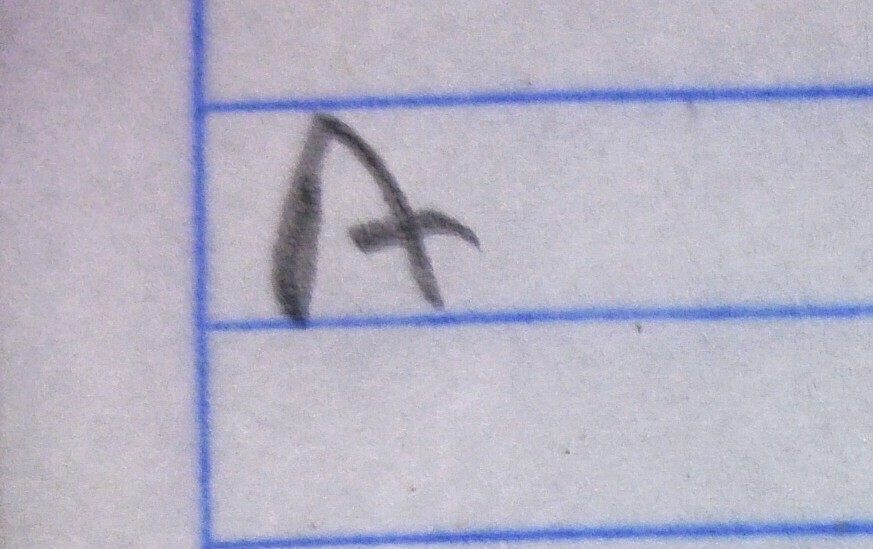
#> input picture frontend/samples/A_mayuscula.jpeg, 873 x 549 px; its folder holds only this picture in this run
$ python -i visualizer.py   (imports and definitions only)
#> lines starting #> are read from the running program, lines starting #| are printed output that depends on the picture
#> further down, picture is the input picture: shape (549, 873, 3); mean B, G, R 197.3, 179.6, 182.1
"""
app/utils/visualizer.py  (v4.2)
================================

Genera imágenes de visualización para la UI:
  - "Tu trazo": imagen limpia del carácter escrito por el alumno
  - "Comparación": overlay de plantilla vs alumno con colores

CAMBIOS v4.2 vs v4.1:
  - build_raw_crop_image() corregido: NO usa la máscara del normalizer
    (que puede ser puro ruido en fotos reales). En su lugar:
    1. Prefiere el display_crop (de image_cleaner, limpio)
    2. Fallback al raw_crop_bgr (original de YOLO)
    3. Solo usa la máscara como último recurso

  - Nuevo parámetro display_crop en build_raw_crop_image()

  - _ensure_visible_on_white: convierte cualquier imagen para que el
    trazo sea visible sobre fondo blanco (invierte si es necesario)
"""

import base64
import io

import cv2
import matplotlib.pyplot as plt
import matplotlib.patches as mpatches
import numpy as np

from app.core.config import TARGET_SHAPE, TARGET_SIZE


# =============================================================================
# Parámetros de visualización
# =============================================================================

VIZ_OUTPUT_PX  = 512
VIZ_DPI        = 100
VIZ_BLUR_K     = (3, 3)
VIZ_BLUR_SIGMA = 0.6

COLOR_GUIDE     = (0,  200,  80)   # Verde BGR — plantilla
COLOR_STUDENT   = (50,  60, 244)   # Rojo  BGR — alumno
COLOR_MATCH     = (0,  214, 255)   # Amarillo — coincidencia

COLOR_GUIDE_MPL    = (0.0,  0.78, 0.32)
COLOR_STUDENT_MPL  = (0.96, 0.16, 0.16)
COLOR_MATCH_MPL    = (1.0,  0.84, 0.0)


# =============================================================================
# Utilidades internas — Limpieza de esqueleto
# =============================================================================

# [122 lines left out: functions _clean_small_fragments, _centroid, _align_by_centroid, _adaptive_dilate_k, _build_overlay_np, not called in this run]


# =============================================================================
# Utilidades internas — "Tu trazo"
# =============================================================================

def _ensure_visible_on_white(
    img: np.ndarray,
    target_size: int = TARGET_SIZE,
) -> np.ndarray:
    """
    Toma cualquier imagen (BGR, grayscale, cualquier fondo) y la convierte
    a una imagen BGR con trazo OSCURO sobre fondo BLANCO, centrada en un
    canvas cuadrado.

    Esto normaliza la apariencia para la UI independientemente de si la
    fuente es un crop de foto, un display_crop limpio, o un grayscale.

    Args:
        img: imagen de entrada (BGR o grayscale)
        target_size: tamaño del canvas cuadrado de salida

    Returns:
        BGR uint8 (target_size, target_size, 3) fondo blanco, trazo oscuro
    """
#> called with target_size = 128
    ts = target_size

    if img is None or img.size == 0:
        return np.full((ts, ts, 3), 255, dtype=np.uint8)

    # Convertir a grayscale para análisis
    if len(img.shape) == 3 and img.shape[2] >= 3:
        gray = cv2.cvtColor(img, cv2.COLOR_BGR2GRAY)
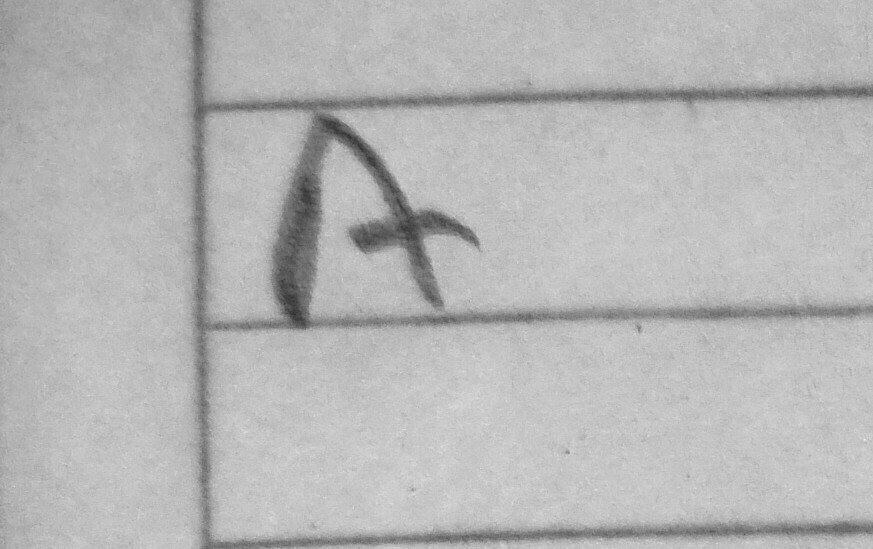
#> gray: shape (549, 873); min 46, max 237, mean 182.4
        src_bgr = img if img.shape[2] == 3 else cv2.cvtColor(img, cv2.COLOR_BGRA2BGR)
    elif len(img.shape) == 2:
        gray = img
        src_bgr = cv2.cvtColor(img, cv2.COLOR_GRAY2BGR)
    elif len(img.shape) == 3 and img.shape[2] == 1:
        gray = img[:, :, 0]
        src_bgr = cv2.cvtColor(gray, cv2.COLOR_GRAY2BGR)
    else:
        return np.full((ts, ts, 3), 255, dtype=np.uint8)

    # Verificar que hay contraste suficiente
    img_std = float(gray.std())
#> img_std = 21.75
    if img_std < 8:
        # Sin contraste → probablemente imagen vacía o uniforme
        return np.full((ts, ts, 3), 255, dtype=np.uint8)

    # Determinar si necesitamos invertir (queremos fondo claro, trazo oscuro)
    mean_val = float(gray.mean())
#> mean_val = 182.4
    border_vals = np.concatenate([
        gray[0, :].ravel(), gray[-1, :].ravel(),
        gray[:, 0].ravel(), gray[:, -1].ravel()
    ])
#> border_vals = 2844 values, max 210 at index 2758, min 106 at index 2822, mean 180.1
    border_mean = float(border_vals.mean())
#> border_mean = 180.1

    # Si el fondo (bordes) es oscuro → invertir
    if border_mean < 100 and mean_val < 128:
        src_bgr = cv2.bitwise_not(src_bgr)

    # Resize preservando aspect ratio
    h, w = src_bgr.shape[:2]
#> h = 549; w = 873
    if h == 0 or w == 0:
        return np.full((ts, ts, 3), 255, dtype=np.uint8)

    scale   = ts / max(h, w)
#> scale = 0.147
    new_w   = max(1, int(w * scale))
#> new_w = 128
    new_h   = max(1, int(h * scale))
#> new_h = 80
    interp  = cv2.INTER_AREA if scale < 1.0 else cv2.INTER_LINEAR
#> interp = 3
    resized = cv2.resize(src_bgr, (new_w, new_h), interpolation=interp)
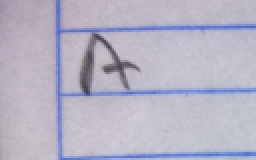
#> resized: shape (80, 128, 3) (shown 2 times larger); mean B, G, R 197.3, 179.6, 182.1

    # Canvas blanco, centrado
    canvas = np.full((ts, ts, 3), 255, dtype=np.uint8)
    ox = (ts - new_w) // 2
#> ox = 0
    oy = (ts - new_h) // 2
#> oy = 24
    canvas[oy:oy+new_h, ox:ox+new_w] = resized
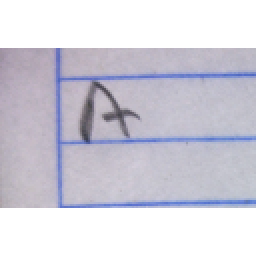
#> canvas: shape (128, 128, 3) (shown 2 times larger); mean B, G, R 218.9, 207.9, 209.5

    return canvas


# =============================================================================
# API pública
# =============================================================================

# [181 lines left out: functions generate_comparison_plot, build_raw_crop_image, not called in this run]

>>> import cv2
>>> picture = cv2.imread('../../frontend/samples/A_mayuscula.jpeg')
>>> result = _ensure_visible_on_white(picture)

$ run again, on frontend/samples/A_plana.jpeg
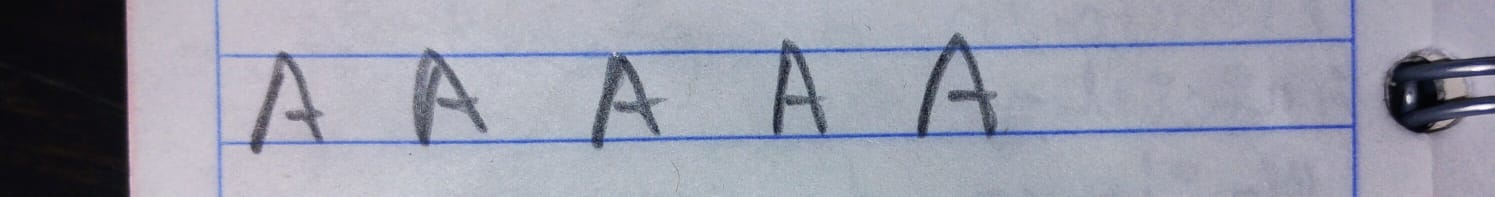
#> input picture frontend/samples/A_plana.jpeg, 1495 x 197 px
#> picture is the input picture: shape (197, 1495, 3); mean B, G, R 167.5, 153.1, 150.7
#> in _ensure_visible_on_white, `gray = cv2.cvtColor(img, cv2.COLOR_BGR2GRAY)`:
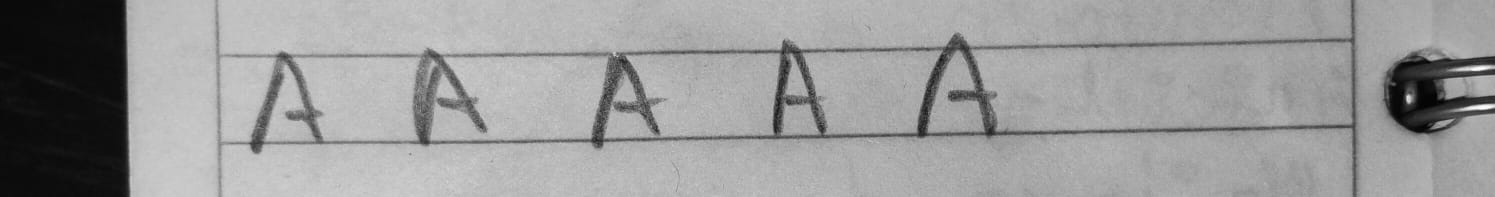
#> gray: shape (197, 1495); min 0, max 254, mean 154
#> img_std = 51.42
#> mean_val = 154
#> border_vals = 3384 values, max 217 at index 3293, min 9 at index 3101, mean 154
#> border_mean = 154
#> in _ensure_visible_on_white, `canvas[oy:oy+new_h, ox:ox+new_w] = resized`:
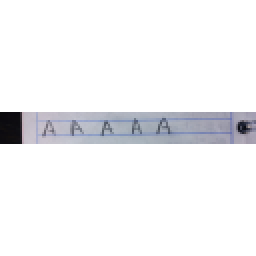
#> canvas: shape (128, 128, 3) (shown 2 times larger); mean of channels 0, 1, 2 244.1, 242.3, 242; drawn as B, G, R

$ run again, on frontend/samples/B_plana.jpeg
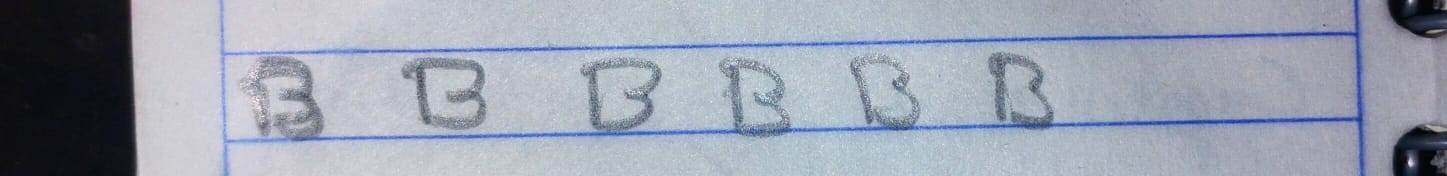
#> input picture frontend/samples/B_plana.jpeg, 1447 x 176 px
#> picture is the input picture: shape (176, 1447, 3); mean B, G, R 175.6, 161.5, 154.6
#> in _ensure_visible_on_white, `gray = cv2.cvtColor(img, cv2.COLOR_BGR2GRAY)`:
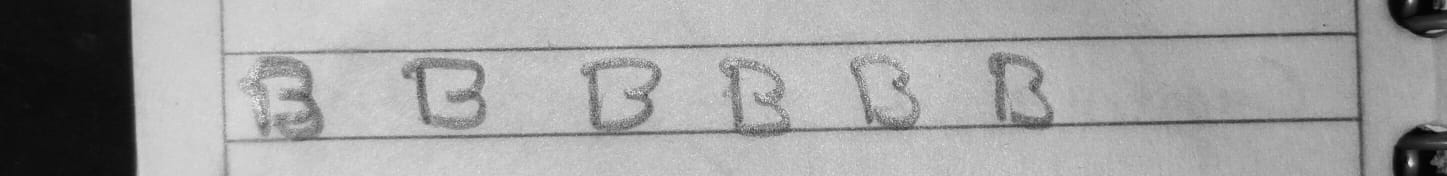
#> gray: shape (176, 1447); min 0, max 247, mean 161
#> img_std = 54.77
#> mean_val = 161
#> border_vals = 3246 values, max 218 at index 1410, min 4 at index 2881, mean 154.4
#> border_mean = 154.4
#> in _ensure_visible_on_white, `canvas[oy:oy+new_h, ox:ox+new_w] = resized`:
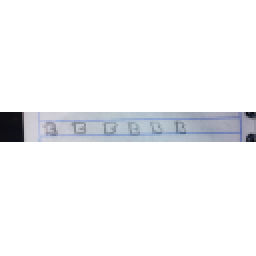
#> canvas: shape (128, 128, 3) (shown 2 times larger); mean of channels 0, 1, 2 245.7, 244, 243.2; drawn as B, G, R

$ run again, on frontend/samples/D.jpeg
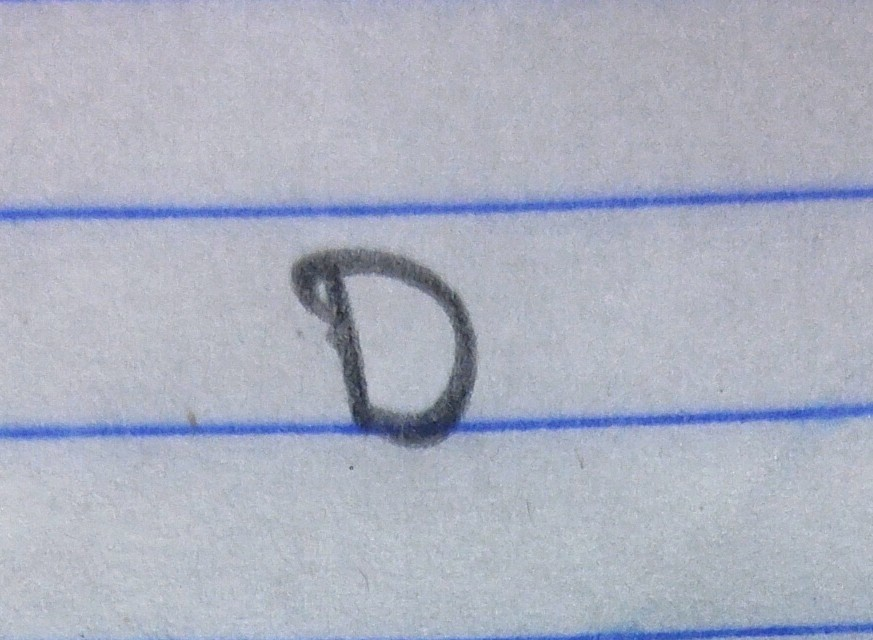
#> input picture frontend/samples/D.jpeg, 873 x 640 px
#> picture is the input picture: shape (640, 873, 3); mean B, G, R 192.3, 176.5, 171.7
#> in _ensure_visible_on_white, `gray = cv2.cvtColor(img, cv2.COLOR_BGR2GRAY)`:
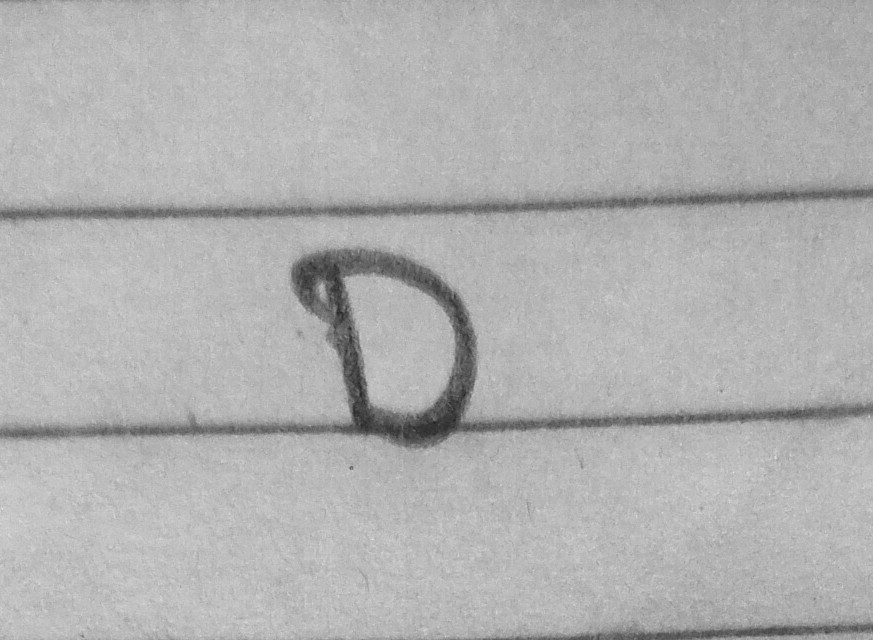
#> gray: shape (640, 873); min 32, max 227, mean 176.8
#> img_std = 20.8
#> mean_val = 176.8
#> border_vals = 3026 values, max 214 at index 2269, min 70 at index 1515, mean 166.3
#> border_mean = 166.3
#> in _ensure_visible_on_white, `canvas[oy:oy+new_h, ox:ox+new_w] = resized`:
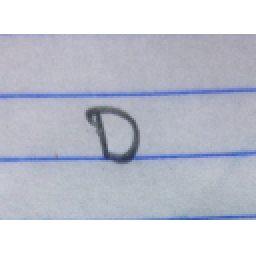
#> canvas: shape (128, 128, 3) (shown 2 times larger); mean B, G, R 209.4, 197.9, 194.5
